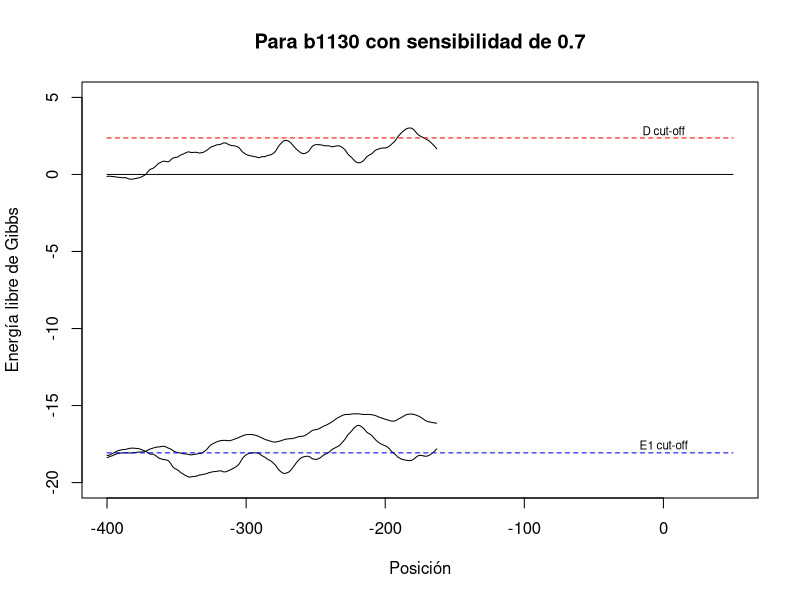

This chart was generated by the following R code: (Note: this script raises an error after producing the figure.)
## ---- chunk 1
setwd("/home//cramirez/Documents/upogs/4/beii/bruno_CM/homework/bruno_CM/")
predicted_tss_s0.9 <- read.table(file = "./predicted_TSS_0.97_-18.37.txt",
                            sep = "\t",
                            col.names = c("id","pos", "D", "E1", "E2", "result"))
predicted_tss_s0.7 <- read.table(file = "./predicted_TSS_2.35_-18.07.txt",
                            sep = "\t",
                            col.names = c("id","pos", "D", "E1", "E2", "result"))
head(predicted_tss_s0.7)
## ---- chunk 2
id <- "b1130"
plot(x = predicted_tss_s0.7[predicted_tss_s0.7$id==id, 'pos'],
     y = predicted_tss_s0.7[predicted_tss_s0.7$id==id, 'E1'],
     xlim = c(-400, 50),
     ylim = c(-20, 5), type = "l", horiz = 0.2,
     ylab = "Energía libre de Gibbs", xlab = "Posición",
     main = "Para b1130 con sensibilidad de 0.7")
lines(x = predicted_tss_s0.7[predicted_tss_s0.7$id==id, 'pos'],
     y = predicted_tss_s0.7[predicted_tss_s0.7$id==id, 'E2'],
     type = "l")
lines(x = predicted_tss_s0.7[predicted_tss_s0.7$id==id, 'pos'],
     y = predicted_tss_s0.7[predicted_tss_s0.7$id==id, 'D'],
     type = "l")
lines(-400:50, y = rep(2.37,451), lty = 2, col = "red")
lines(-400:50, y = rep(-18.07,451), lty = 2, col = "blue")
lines(-400:50, y = rep(0,451))
text(x=0, y=c(2.8,-17.6), labels = c("D cut-off", "E1 cut-off"), cex = 0.7)
## ---- chunk 3
id <- sample(levels(predicted_tss_s0.9[,'id']),1)
plot(x = predicted_tss_s0.7[predicted_tss_s0.7$id==id, 'pos'],
     y = predicted_tss_s0.7[predicted_tss_s0.7$id==id, 'E1'],
     xlim = c(-400, 50),
     ylim = c(-20, 5), type = "l", horiz = 0.2,
     ylab = "Energía libre de Gibbs", xlab = "Posición",
     main = "Para un n alaeatorio con sensibilidad de 0.7")
lines(x = predicted_tss_s0.7[predicted_tss_s0.7$id==id, 'pos'],
     y = predicted_tss_s0.7[predicted_tss_s0.7$id==id, 'E2'],
     type = "l")
lines(x = predicted_tss_s0.7[predicted_tss_s0.7$id==id, 'pos'],
     y = predicted_tss_s0.7[predicted_tss_s0.7$id==id, 'D'],
     type = "l")
lines(-400:50, y = rep(2.37,451), lty = 2, col = "red")
lines(-400:50, y = rep(-18.07,451), lty = 2, col = "blue")
lines(-400:50, y = rep(0,451))
text(x=100, y=c(2.8,-17.6), labels = c("D cut-off", "E1 cut-off"), cex = 0.7)

id <- sample(levels(predicted_tss_s0.9[,'id']),1)
plot(x = predicted_tss_s0.9[(predicted_tss_s0.9$id==id), 'pos'],
     y = predicted_tss_s0.9[predicted_tss_s0.9$id==id, 'E1'],
     xlim = c(-400, 50),
     ylim = c(-20, 5), type = "l",
     ylab = "Energía libre de Gibbs", xlab = "Posición",
     main = "Para un n alaeatorio con sensibilida de 0.9")
lines(x = predicted_tss_s0.9[predicted_tss_s0.9$id==id, 'pos'],
     y = predicted_tss_s0.9[predicted_tss_s0.9$id==id, 'E2'])
lines(x = predicted_tss_s0.9[predicted_tss_s0.9$id==id, 'pos'],
     y = predicted_tss_s0.9[predicted_tss_s0.9$id==id, 'D'])
lines(-400:50, y = rep(0.97,451), lty = 2, col = "red")
lines(-400:50, y = rep(-18.37,451), lty = 2, col = "blue")
lines(-400:50, y = rep(0,451))
text(x=0, y=c(1.3,-17.8), labels = c("D cut-off", "E1 cut-off"), cex = 0.7)
## ---- chunk 4
hist(x = predicted_tss_s0.7[predicted_tss_s0.7$result=="positivo", 'pos'],
     breaks = 40, main = "Frecuencia de predicción de promotor entre secuencias",
     xlab = "Ventana - Posición", ylab = "Frecencia de predicción",
     col = colors()[120:160])
## ---- chunk 5
hist(x = predicted_tss_s0.9[predicted_tss_s0.9$result=="positivo", 'pos'],
     breaks = 40, main = "Frecuencia de predicción de promotor entre secuencias",
     xlab = "Ventana - Posición", ylab = "Frecencia de predicción",
     col = colors()[40:80])
